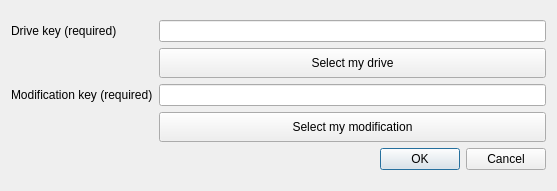
<?xml version="1.0" encoding="UTF-8"?>
<ui version="4.0">
 <class>CancelModificationDialog</class>
 <widget class="QDialog" name="CancelModificationDialog">
  <property name="geometry">
   <rect>
    <x>0</x>
    <y>0</y>
    <width>557</width>
    <height>191</height>
   </rect>
  </property>
  <property name="windowTitle">
   <string>Dialog</string>
  </property>
  <layout class="QVBoxLayout" name="verticalLayout">
   <item>
    <layout class="QGridLayout" name="gridLayout">
     <item row="2" column="1">
      <widget class="QLineEdit" name="m_modificationKey"/>
     </item>
     <item row="3" column="1">
      <widget class="QPushButton" name="m_selectModification">
       <property name="minimumSize">
        <size>
         <width>0</width>
         <height>30</height>
        </size>
       </property>
       <property name="text">
        <string>Select my modification</string>
       </property>
      </widget>
     </item>
     <item row="0" column="0">
      <widget class="QLabel" name="label">
       <property name="text">
        <string>Drive key (required)</string>
       </property>
      </widget>
     </item>
     <item row="1" column="1">
      <widget class="QPushButton" name="m_selectDrive">
       <property name="minimumSize">
        <size>
         <width>0</width>
         <height>30</height>
        </size>
       </property>
       <property name="text">
        <string>Select my drive</string>
       </property>
      </widget>
     </item>
     <item row="2" column="0">
      <widget class="QLabel" name="label_2">
       <property name="text">
        <string>Modification key (required)</string>
       </property>
      </widget>
     </item>
     <item row="0" column="1">
      <widget class="QLineEdit" name="m_driveKey"/>
     </item>
     <item row="4" column="1">
      <widget class="QDialogButtonBox" name="buttonBox">
       <property name="orientation">
        <enum>Qt::Horizontal</enum>
       </property>
       <property name="standardButtons">
        <set>QDialogButtonBox::Cancel|QDialogButtonBox::Ok</set>
       </property>
      </widget>
     </item>
    </layout>
   </item>
  </layout>
 </widget>
 <resources/>
 <connections>
  <connection>
   <sender>buttonBox</sender>
   <signal>accepted()</signal>
   <receiver>CancelModificationDialog</receiver>
   <slot>accept()</slot>
   <hints>
    <hint type="sourcelabel">
     <x>248</x>
     <y>254</y>
    </hint>
    <hint type="destinationlabel">
     <x>157</x>
     <y>274</y>
    </hint>
   </hints>
  </connection>
  <connection>
   <sender>buttonBox</sender>
   <signal>rejected()</signal>
   <receiver>CancelModificationDialog</receiver>
   <slot>reject()</slot>
   <hints>
    <hint type="sourcelabel">
     <x>316</x>
     <y>260</y>
    </hint>
    <hint type="destinationlabel">
     <x>286</x>
     <y>274</y>
    </hint>
   </hints>
  </connection>
 </connections>
</ui>
